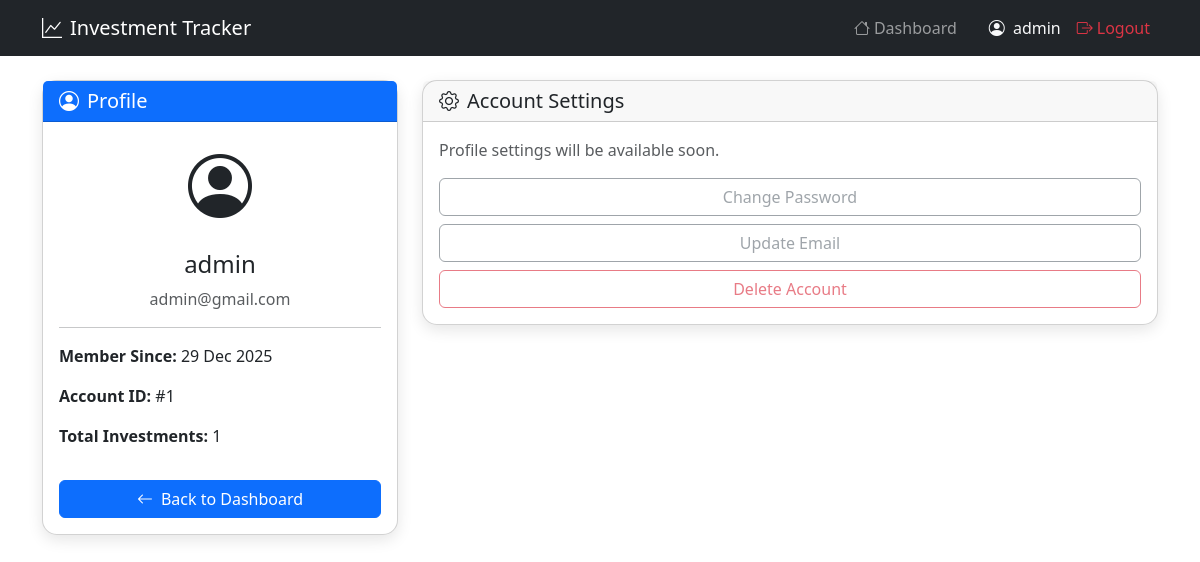
The app's page /profile (signed in) with its own data.
### app.py (models this page shows, shortened)
class User(db.Model):
    id = db.Column(db.Integer, primary_key=True)
    username = db.Column(db.String(80), unique=True, nullable=False)
    email = db.Column(db.String(120), unique=True, nullable=False)
    password_hash = db.Column(db.String(200), nullable=False)
    created_at = db.Column(db.DateTime, default=datetime.utcnow)
    investments = db.relationship('Investment', backref='owner', lazy=True, cascade='all, delete-orphan')

### app.py (the view)
@app.route('/profile')
@login_required
def profile():
    user = get_current_user()
    return render_template('profile.html', user=user, investment_count=len(user.investments))

### app.py (called while the page is built)
def get_current_user():
    user_id = session.get('user_id')
    if user_id:
        return db.session.get(User, user_id)
    return None

def login_required(view):
    @functools.wraps(view)
    def wrapped_view(**kwargs):
        user = get_current_user()
        if user is None:
            session.clear()
            flash('Please login to access this page.', 'warning')
            return redirect(url_for('login'))
        return view(**kwargs)
    return wrapped_view

@app.context_processor
def inject_globals():
    now = datetime.utcnow()
    return {
        'datetime': datetime,
        'timedelta': timedelta,
        'current_year': now.strftime('%Y'),
        'today_str': now.strftime('%Y-%m-%d'),
        'next_year_str': (now + timedelta(days=365)).strftime('%Y-%m-%d')
    }

### templates/profile.html (shortened to what this page needs)
<!DOCTYPE html>
<html lang="en">
<head>
    <link href="https://cdn.jsdelivr.net/npm/bootstrap@5.3.8/dist/css/bootstrap.min.css" rel="stylesheet">
    <link rel="stylesheet" href="https://cdn.jsdelivr.net/npm/bootstrap-icons@1.11.1/font/bootstrap-icons.css">
</head>
<body>
    <nav class="navbar navbar-expand-lg navbar-dark bg-dark mb-4">
        <div class="container">
            <a class="navbar-brand" href="{{ url_for('dashboard') }}">
                <i class="bi bi-graph-up me-2"></i>Investment Tracker
            </a>
            <div class="navbar-nav ms-auto align-items-center">
                <a class="nav-link me-3" href="{{ url_for('dashboard') }}">
                    <i class="bi bi-house me-1"></i>Dashboard
                </a>
                <span class="nav-link text-light">
                    <i class="bi bi-person-circle me-1"></i> {{ session.username }}
                </span>
                <a class="nav-link text-danger" href="{{ url_for('logout') }}">
                    <i class="bi bi-box-arrow-right me-1"></i>Logout
                </a>
            </div>
        </div>
    </nav>
    <div class="container">
        <div class="row">
            <div class="col-md-4 mb-4">
                <div class="card profile-card">
                    <div class="card-header bg-primary text-white">
                        <h5 class="mb-0"><i class="bi bi-person-circle me-2"></i>Profile</h5>
                    </div>
                    <div class="card-body text-center">
                        <div class="mb-3">
                            <i class="bi bi-person-circle" style="font-size: 4rem;"></i>
                        </div>
                        <h4>{{ user.username }}</h4>
                        <p class="text-muted">{{ user.email }}</p>
                        <hr>
                        <div class="text-start">
                            <p><strong>Member Since:</strong> {{ user.created_at.strftime('%d %b %Y') }}</p>
                            <p><strong>Account ID:</strong> #{{ user.id }}</p>
                            <p><strong>Total Investments:</strong> {{ investment_count }}</p>
                        </div>
                        <a href="{{ url_for('dashboard') }}" class="btn btn-primary w-100 mt-3">
                            <i class="bi bi-arrow-left me-2"></i>Back to Dashboard
                        </a>
                    </div>
                </div>
            </div>
            <div class="col-md-8">
                <div class="card profile-card">
                    <div class="card-header">
                        <h5 class="mb-0"><i class="bi bi-gear me-2"></i>Account Settings</h5>
                    </div>
                    <div class="card-body">
                        <p class="text-muted">Profile settings will be available soon.</p>
                        <div class="d-grid gap-2">
                            <button class="btn btn-outline-secondary" disabled>Change Password</button>
                            <button class="btn btn-outline-secondary" disabled>Update Email</button>
                            <button class="btn btn-outline-danger" disabled>Delete Account</button>
                        </div>
                    </div>
                </div>
            </div>
        </div>
    </div>
</body>
</html>

### templates/profile.html (style rules this page uses)
.profile-card { border-radius: 15px; box-shadow: 0 5px 15px rgba(0,0,0,0.1); }

### records on screen
User: username "admin", email "admin@gmail.com", created_at "29 Dec 2025", id "1"

### other values on screen
{{ investment_count }} "1"
